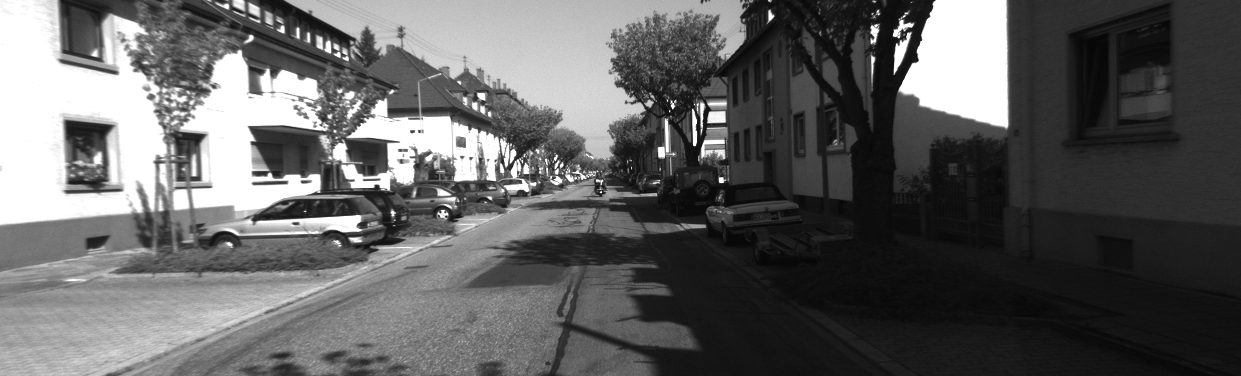
#> input picture kitti dataset/image_0/000047.png, 1241 x 376 px; its folder holds 4 pictures in this run
$ python VINS_MONO_2.py
#> lines starting #> are read from the running program, lines starting #| are printed output that depends on the picture; after the words box and inside, x2 and y2 are one past the last pixel; in counts of white or black regions, pixels touching at a corner belong together
#> in vins_visual_tracking_demo, img_a_color is the input picture: shape (376, 1241, 3); min 5, max 255, mean 97.4
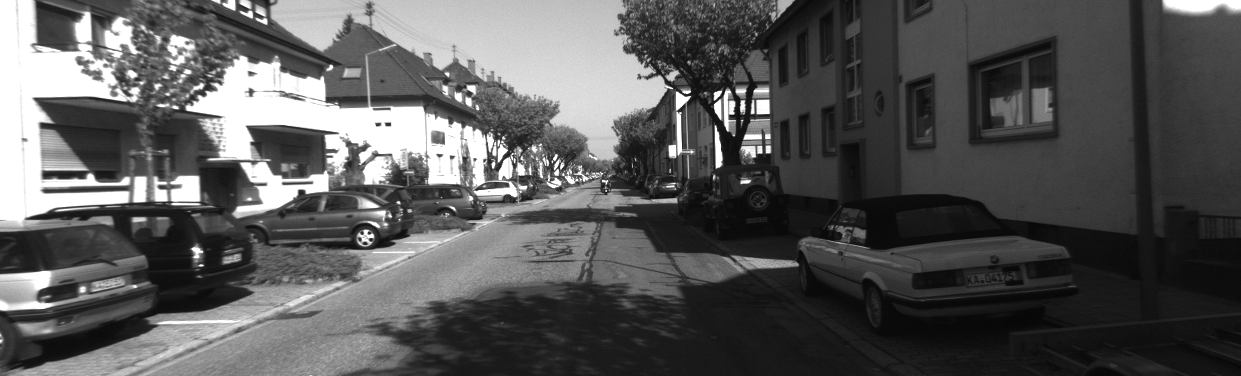
#> input picture kitti dataset/image_0/000056.png, 1241 x 376 px
#> in vins_visual_tracking_demo, img_b_color is the input picture: shape (376, 1241, 3); min 6, max 255, mean 87.8
import cv2 as cv
import numpy as np
import matplotlib.pyplot as plt
import os
import glob # For listing files easily

# --- Helper function to create a mock image for demonstration (kept for context, but not used for dataset) ---
# ... (create_mock_image function remains the same, but is not called in the main execution block)

# --- Core Functionality: KLT Optical Flow Tracking (Refactored) ---

def process_and_save_tracking(img_a_color, img_b_color, output_path, frame_index):
    """Performs KLT tracking between two images and saves the result."""
#> called with frame_index = 0

    if img_a_color is None or img_b_color is None:
        print(f"Skipping frame {frame_index}: One or both images could not be loaded.")
        return False

    # KLT Optical Flow works best on grayscale images
    img_a_gray = cv.cvtColor(img_a_color, cv.COLOR_BGR2GRAY)
    img_b_gray = cv.cvtColor(img_b_color, cv.COLOR_BGR2GRAY)

    # 1. Feature Detection (Frame A) - Shi-Tomasi corners as a stand-in for VINS-Mono features
    feature_params = dict(
        maxCorners = 100,
        qualityLevel = 0.3,
        minDistance = 7,
        blockSize = 7
    )
    p0 = cv.goodFeaturesToTrack(img_a_gray, mask = None, **feature_params)
#> p0 = 78 rows, first 8: [721, 180], [896, 34], [709, 120], [873, 26], [556, 175], [445, 213], [902, 20], [916, 60]

    if p0 is None or len(p0) == 0:
        print(f"Warning: No features detected in Frame {frame_index}. Cannot track.")
        return False

    # 2. KLT Optical Flow Tracking (Frame A -> Frame B)
    lk_params = dict(
        winSize  = (15, 15),
        maxLevel = 2,
        criteria = (cv.TERM_CRITERIA_EPS | cv.TERM_CRITERIA_COUNT, 10, 0.03)
    )

    # p1 contains the new tracked positions, st is the status array (1=tracked, 0=lost)
    p1, st, err = cv.calcOpticalFlowPyrLK(img_a_gray, img_b_gray, p0, None, **lk_params)
#> p1 = 78 rows, first 8: [715.9, 189.8], [906, 42.39], [712.8, 111.5], [882.7, 41.52], [555.3, 176.6], [458.7, 207.5], [913.8, 43.06], [950.2, 80.81]; st = 78 values from 1 to 1; err = 78 values, max 152.6 at index 19, min 4.46 at index 53, mean 49.02

    # 3. Filter out badly tracked points (status == 1)
    # We must flatten the arrays back to usable formats first
    p0_tracked = p0[st == 1]
#> p0_tracked = 78 pairs, first value 194 to 1005, second value 6 to 226
    p1_tracked = p1[st == 1]
#> p1_tracked = 78 pairs, first value 218.2 to 950.2, second value -5.76 to 215.7

    num_tracked = len(p1_tracked)
#> num_tracked = 78
    # print(f"Frame {frame_index}: Successfully tracked {num_tracked} features.") # Optional printout

    # 4. Visualize and Save the Tracking Results

    # Combine the two images side-by-side for drawing
    h1, w1, _ = img_a_color.shape
#> h1 = 376; w1 = 1241
    h2, w2, _ = img_b_color.shape
#> h2 = 376; w2 = 1241
    combined_img = np.zeros((max(h1, h2), w1 + w2, 3), dtype=np.uint8)
    combined_img[:h1, :w1] = img_a_color
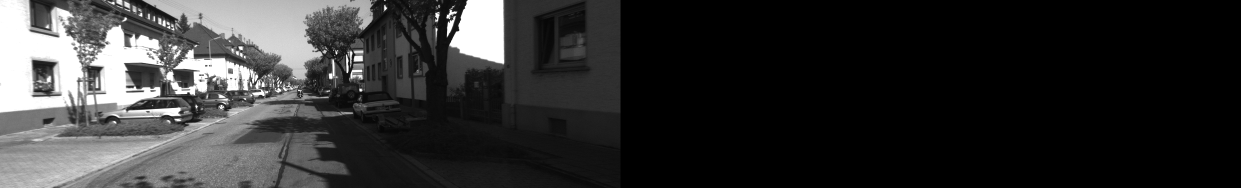
#> combined_img: shape (376, 2482, 3) (shown at 1/2 size); min 0, max 255, mean 48.7
    combined_img[:h2, w1:w1+w2] = img_b_color
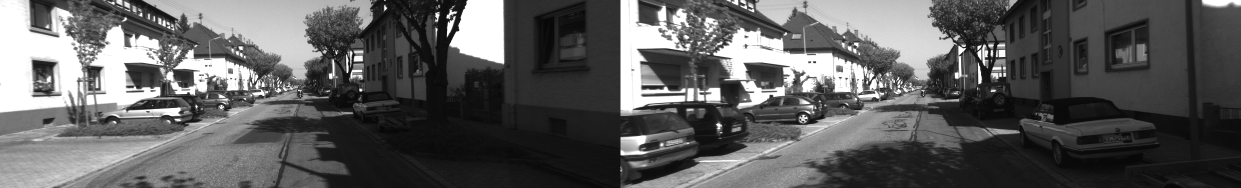
#> combined_img: shape (376, 2482, 3) (shown at 1/2 size); min 5, max 255, mean 92.6

    # Draw lines connecting the matched points
    for i in range(num_tracked):
        # Draw on Frame A
        cv.circle(combined_img, (int(p0_tracked[i][0]), int(p0_tracked[i][1])), 3, (0, 255, 0), -1) # Green circle on Frame A

        # Draw on Frame B (remember to offset the X coordinate)
        x_frame2 = int(p1_tracked[i][0]) + w1
        y_frame2 = int(p1_tracked[i][1])
        cv.circle(combined_img, (x_frame2, y_frame2), 3, (0, 0, 255), -1) # Blue circle on Frame B

        # Draw line connecting them (Red line)
        cv.line(combined_img,
                (int(p0_tracked[i][0]), int(p0_tracked[i][1])),
                (x_frame2, y_frame2),
                (255, 0, 0), 1)
#> this loop made 78 passes
#> (x_frame2, y_frame2) on passes 1 to 12: (1956, 189), (2146, 42), (1953, 111), (2123, 41), (1796, 176), (1699, 207), (2154, 43), (2191, 80), (1546, 36), (1912, 147), (1517, 172), (1845, 182)
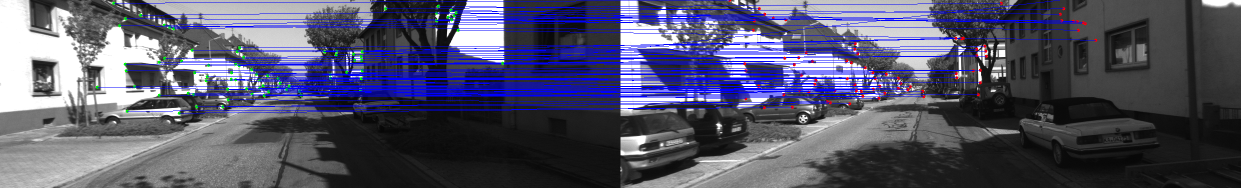
#> combined_img: shape (376, 2482, 3) (shown at 1/2 size); 9.19% of pixels changed, all inside (x1, y1, x2, y2) = (191, 0, 2195, 230)

    # Save the combined image
    save_filepath = os.path.join(output_path, f'tracking_result_{frame_index:05d}.png')
    cv.imwrite(save_filepath, combined_img)

    return True

def vins_visual_tracking_demo():
    # --- Configuration ---
    # NOTE: It's best practice to use raw strings (r'...') for Windows paths to avoid issues with backslashes
    DATASET_PATH = r'C:/Users/Asus/Downloads/VS Studio/New folder/VINS MONO/dataset/image_0'
    OUTPUT_FOLDER = 'C:/Users/Asus/Downloads/VS Studio/New folder/VINS MONO/klt_tracking_results'
    MAX_FRAMES_TO_PROCESS = 200 # Process 200 images, resulting in 199 tracking pairs

    # 1. Setup Output Directory
    if not os.path.exists(OUTPUT_FOLDER):
        os.makedirs(OUTPUT_FOLDER)
        print(f"Created output folder: {OUTPUT_FOLDER}")

    # 2. Get a sorted list of image files
    # Assuming images are numbered sequentially (e.g., 000000.png, 000001.png, ...)
    # The glob function finds all files matching the pattern and sort() ensures they are in correct order
    image_files = sorted(glob.glob(os.path.join(DATASET_PATH, '*.png')))

    if not image_files:
        print(f"ERROR: No images found in the dataset path: {DATASET_PATH}. Please check the path.")
        return

    print(f"Found {len(image_files)} images. Will process up to {MAX_FRAMES_TO_PROCESS} images.")

    # Process only up to the limit
    images_to_process = image_files[:MAX_FRAMES_TO_PROCESS]

    # 3. Iterate over consecutive image pairs
    # We iterate from the first image up to the second-to-last image
    for i in range(len(images_to_process) - 1):
        img1_path = images_to_process[i]     # Frame A (Current)
        img2_path = images_to_process[i+1]   # Frame B (Next)

        # Load the images
        img_a_color = cv.imread(img1_path)
        img_b_color = cv.imread(img2_path)

        # Process and save the result for this pair
        # The result is saved using the index 'i', corresponding to Frame A
        success = process_and_save_tracking(img_a_color, img_b_color, OUTPUT_FOLDER, i)
#> success = True

        if (i + 1) % 20 == 0 and success:
             print(f"Successfully processed and saved tracking for pair {i} to {i+1}.")
#> pass 2 of the loop in vins_visual_tracking_demo, `for i in range(len(images_to_process) - 1):`:
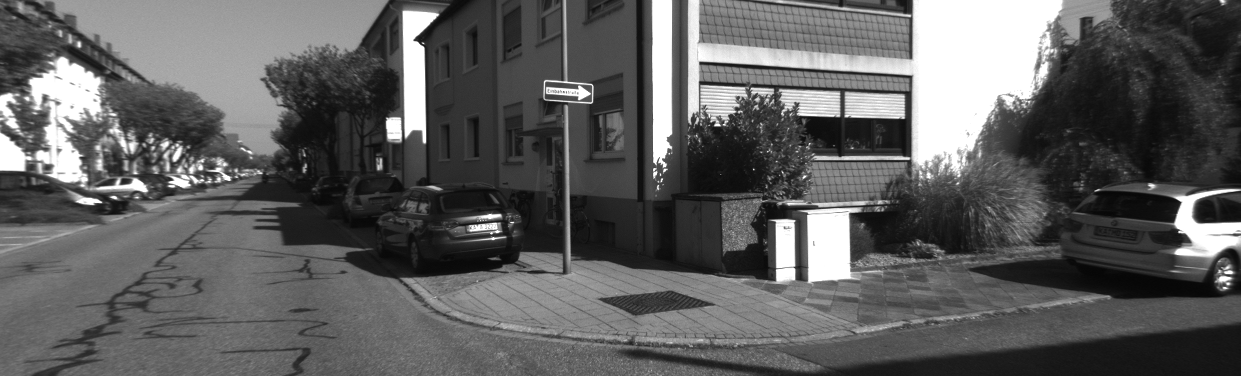
#> input picture kitti dataset/image_0/000104.png, 1241 x 376 px
#> in vins_visual_tracking_demo, img_b_color is the input picture: shape (376, 1241, 3); min 5, max 255, mean 94.4
#> p0 = 100 rows, first 8: [365, 232], [731, 113], [371, 236], [768, 151], [556, 175], [760, 151], [550, 181], [678, 112]
#> lk_params = {'winSize': (15, 15), 'maxLevel': 2, 'criteria': (3, 10, 0.03)}
#> p1 = 100 rows, first 8: [399.8, 249.7], [731.5, 113.2], [410.1, 258.3], [760.7, 128.9], [566.6, 206.4], [753.4, 123], [542.8, 173.4], [689.5, 120.8]; st = 100 values, max 1 at index 0, min 0 at index 95, mean 0.99; err = 100 values, max 192 at index 12, min 4.57e-41 at index 95, mean 79.96
#> p0_tracked = 99 pairs, first value 40 to 768, second value 2 to 289
#> p1_tracked = 99 pairs, first value 68.2 to 769.1, second value 0.379 to 291.8
#> num_tracked = 99
#> in process_and_save_tracking (call 2), `combined_img[:h2, w1:w1+w2] = img_b_color`:
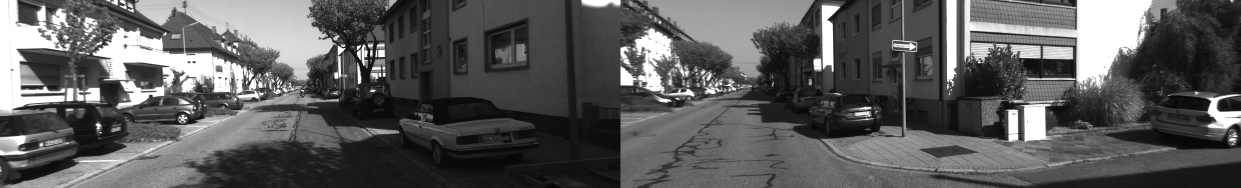
#> combined_img: shape (376, 2482, 3) (shown at 1/2 size); min 5, max 255, mean 91.1
#> the loop in process_and_save_tracking (call 2), `for i in range(num_tracked):` made 99 passes
#> (x_frame2, y_frame2) on passes 1 to 8: (1640, 249), (1972, 113), (1651, 258), (2001, 128), (1807, 206), (1994, 122), (1783, 173), (1930, 120)
#> after the loop in process_and_save_tracking (call 2), `for i in range(num_tracked):`:
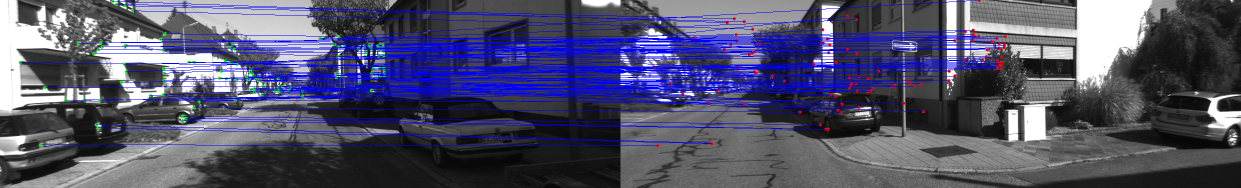
#> combined_img: shape (376, 2482, 3) (shown at 1/2 size); 11.11% of pixels changed, all inside (x1, y1, x2, y2) = (37, 0, 2014, 295)
#> pass 3 of the loop in vins_visual_tracking_demo, `for i in range(len(images_to_process) - 1):`:
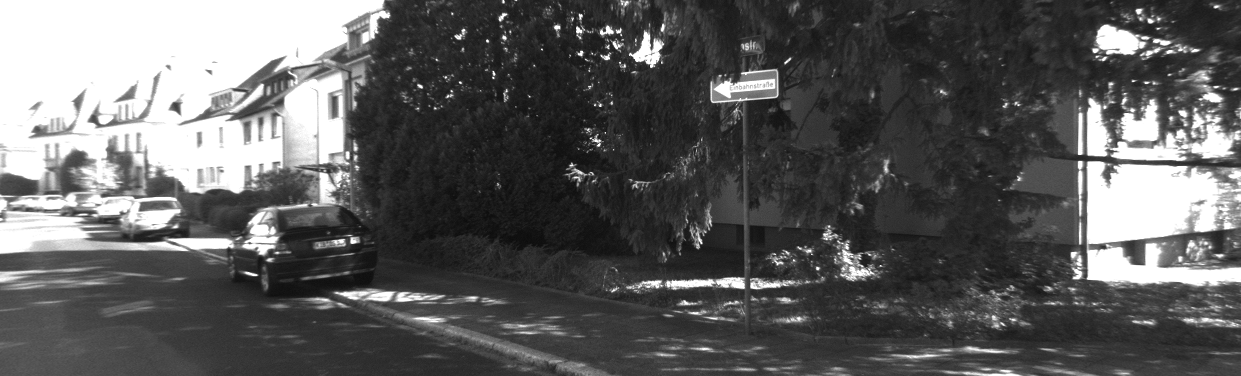
#> input picture kitti dataset/image_0/000206.png, 1241 x 376 px
#> in vins_visual_tracking_demo, img_b_color is the input picture: shape (376, 1241, 3); min 12, max 255, mean 93.3
#> p0 = 100 rows, first 8: [416, 39], [717, 123], [546, 84], [910, 14], [661, 160], [590, 93], [851, 215], [590, 101]
#> p1 = 100 rows, first 8: [396.5, 60.68], [747.2, 97.24], [710.9, 97.28], [1062.8, 87.21], [666.3, -17.35], [523.8, 89.32], [729.2, 326.3], [538.1, 76.28]; st = 100 values, max 1 at index 0, min 0 at index 4, mean 0.9; err = 100 values, max 167.9 at index 58, min 17.4 at index 84, mean 85.88
#> p0_tracked = 90 pairs, first value 8 to 1223, second value 2 to 281
#> p1_tracked = 90 pairs, first value 2.41 to 1216.9, second value 6.74 to 326.3
#> num_tracked = 90
#> in process_and_save_tracking (call 3), `combined_img[:h2, w1:w1+w2] = img_b_color`:
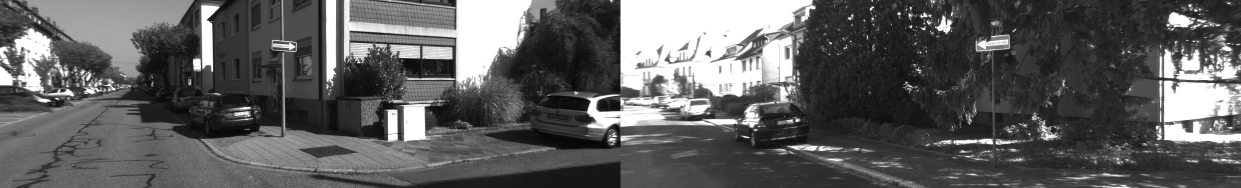
#> combined_img: shape (376, 2482, 3) (shown at 1/2 size); min 5, max 255, mean 93.8
#> the loop in process_and_save_tracking (call 3), `for i in range(num_tracked):` made 90 passes
#> (x_frame2, y_frame2) on passes 1 to 8: (1637, 60), (1988, 97), (1951, 97), (2303, 87), (1764, 89), (1970, 326), (1779, 76), (2353, 175)
#> after the loop in process_and_save_tracking (call 3), `for i in range(num_tracked):`:
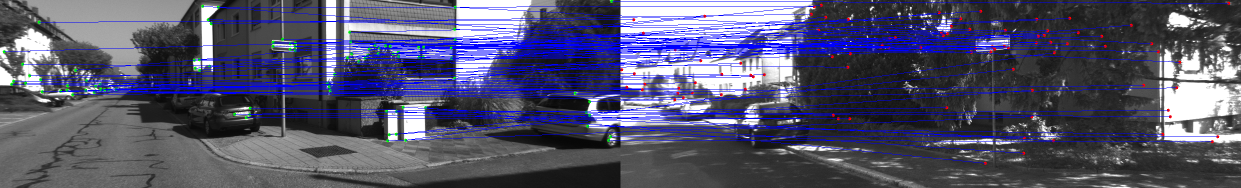
#> combined_img: shape (376, 2482, 3) (shown at 1/2 size); 10.6% of pixels changed, all inside (x1, y1, x2, y2) = (5, 0, 2461, 330)

    print("\n--- Processing Complete ---")
    print(f"Tracking results for {len(images_to_process) - 1} pairs saved in the '{OUTPUT_FOLDER}' folder.")


if __name__ == '__main__':
    # Ensure the original mock image setup is removed or commented out for the dataset test
    # (The original mock image setup has been removed from the final run block)

    # Define a simplified mock creation to avoid errors if the script runs outside the full IDE context
    def create_mock_image(filepath, text):
        pass # Do nothing, we rely on the dataset

    vins_visual_tracking_demo()
